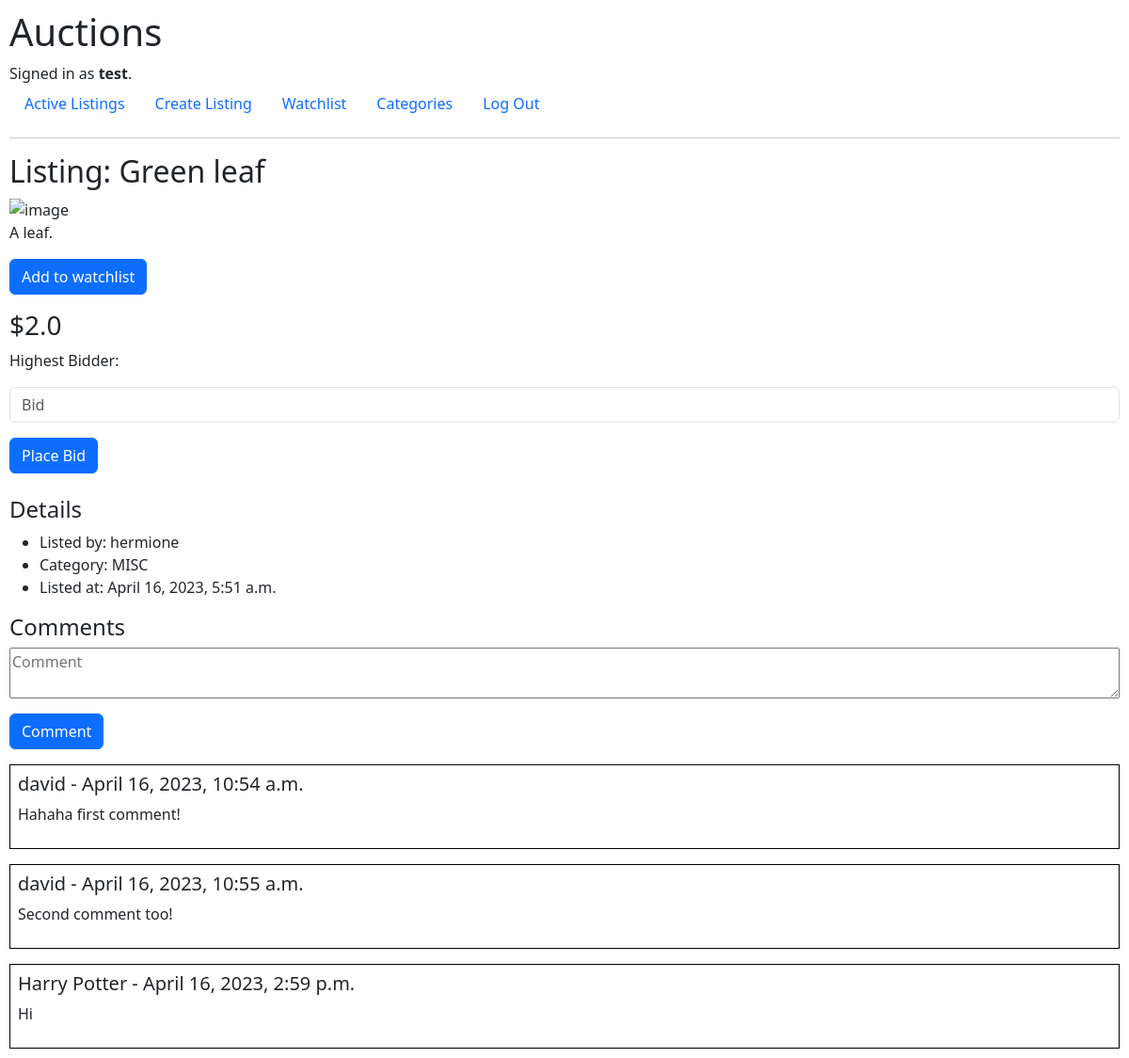
Page /listing/2 (signed in) on the earlier database version.
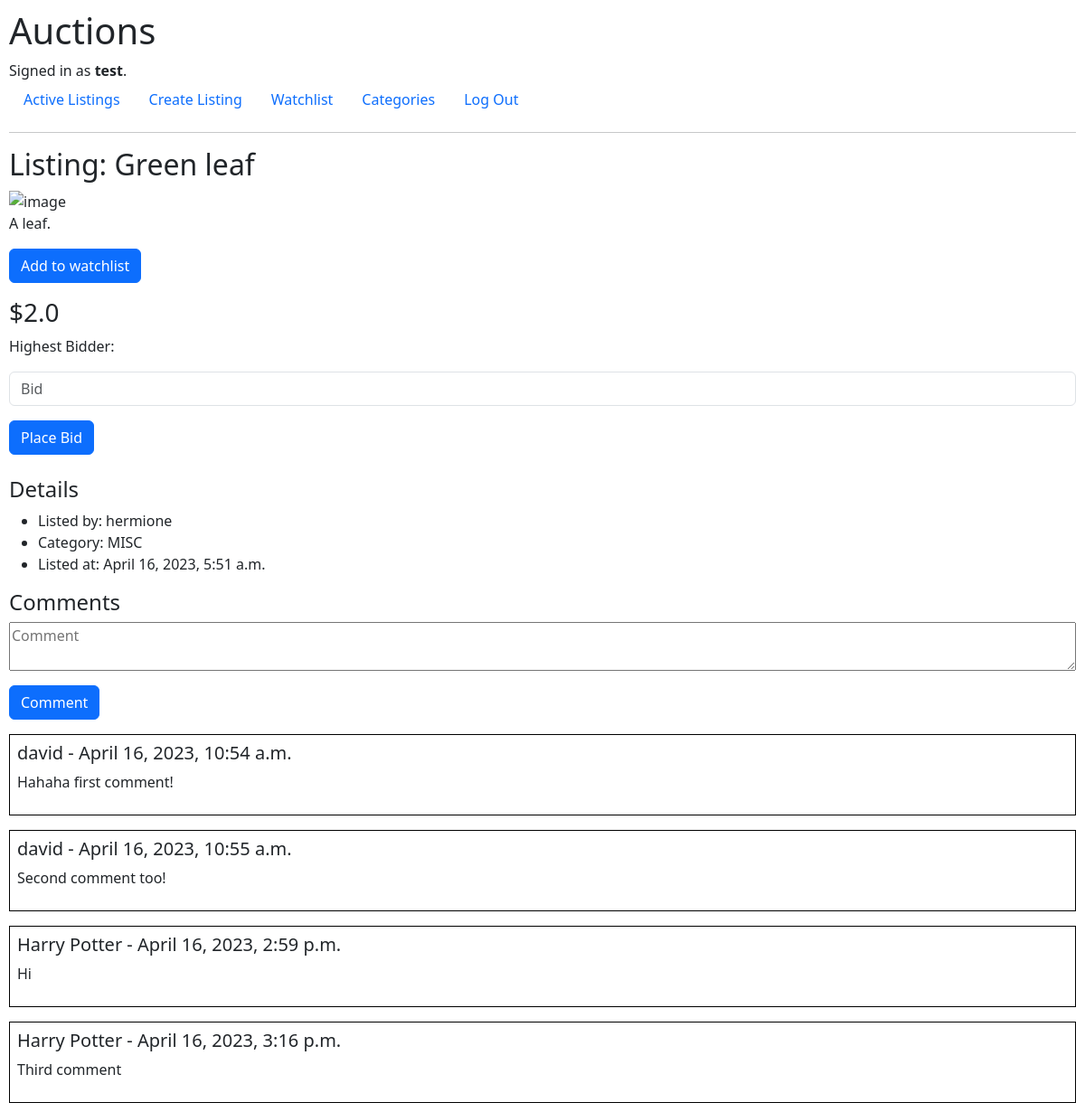
Same page on the later database version.
### auctions/models.py (models this page shows, shortened)
class User(AbstractUser):
    def __str__(self):
        if self.first_name and self.last_name:
            return f"{self.first_name} {self.last_name}"
        else:
            return self.username

class AuctionListing(models.Model):
    CATEGORY_CHOICES = [
        ('NONE', 'No Category Listed'),
        ('FSHN', 'Fashion'),
        ('TOYS', 'Toys'),
        ('ELEC', 'Electronics'),
        ('HOME', 'Home'),
        ('MISC', 'Miscellaneous')
    ]
    title = models.CharField(max_length=128)
    description = models.TextField()
    bid = models.FloatField()
    image_URL = models.TextField(blank=True, null=True)
    lister = models.ForeignKey(User, on_delete=models.CASCADE, related_name='listings', blank=True, null=True)
    category = models.CharField(max_length=64, choices=CATEGORY_CHOICES, default='NONE')
    time_created = models.DateTimeField(auto_now_add=True)
    watchlisted_by = models.ManyToManyField(User, blank=True, related_name="watchlist")
    closed = models.BooleanField(default=False)

class Comment(models.Model):
    commenter = models.ForeignKey(User, on_delete=models.CASCADE, related_name="comments")
    time_commented = models.DateTimeField(auto_now_add=True)
    comment = models.TextField()
    listing = models.ForeignKey(AuctionListing, on_delete=models.CASCADE, related_name="comments", default=None)

### auctions/views.py (the view, shortened to what this page needs)
# urls.py: path("listing/<int:listing_id>", views.listing, name="listing"),
@login_required
def listing(request, listing_id):
    listing = AuctionListing.objects.get(id=listing_id)
    try:
        current_bid = listing.bids.get(bid=listing.bid)
    except Bid.DoesNotExist:
        current_bid = None
    return render(request, "auctions/listing.html", {
        "listing": listing,
        "time_listed": listing.time_created,
        "watchlisted": listing in request.user.watchlist.all(),
        "closed": listing.closed,
        "current_bid": current_bid,
        "comments": listing.comments.all()
    })

### auctions/templates/auctions/listing.html (shortened to what this page needs)
{% extends 'auctions/layout.html' %}
{% block body %}
<h2>Listing: {{ listing.title }}</h2>
{% if listing.image_URL %}
<img style="object-fit: contain; width: 500px; height:300px"
  src="{{ listing.image_URL }}" alt="image">
{% endif %}
<p>{{ listing.description }}</p>
{% if not closed %}
<form action="{% url 'watchlist' %}" method="post">
  {% if not watchlisted %}
  <button type='submit' class='btn btn-primary'>Add to watchlist</button>
  {% else %}
  <button type='submit' class='btn btn-danger'>Remove from watchlist</button>
  {% endif %}
</form>
<h3 class="mt-3">${{ listing.bid }}</h3>
<form action="{% url 'listing' listing.id %}" method="post">
  <p>Highest Bidder: {{ current_bid.bidder }}</p>
  <input type="text" name='bid' placeholder="Bid" class='form-control mb-3'>
  <button type='submit' class='btn btn-primary'>Place Bid</button>
</form>
{% else %}
{% if current_bid.bidder.id == user.id %}
<h3>Auction closed. You win!</h3>
{% else %}
<h3>Auction closed. Winner: {{ current_bid.bidder }}</h3>
{% endif %}
{% endif %}
<h4 class='mt-4'>Details</h4>
<ul>
  <li>Listed by: {{ listing.lister }}</li>
  <li>Category: {{ listing.category }}</li>
  <li>Listed at: {{ time_listed }}</li>
</ul>
<h4>Comments</h4>
<form action="{% url 'add_comment' listing.id %}" method="post">
  <textarea style="display: block; width: 100%;" type="text" name='comment'
    placeholder="Comment"></textarea>
  <button type='submit' class='btn btn-primary mt-3'>Comment</button>
</form>
{% for comment in comments %}
<div style='border: 1px solid black' class='mt-3 p-2'>
  <h5>{{ comment.commenter }} - {{ comment.time_commented }}</h5>
  <p>{{ comment.comment }}</p>
</div>
{% empty %}
<p>No comments yet. Be the first one to comment!</p>
{% endfor %}
{% endblock body %}

### auctions/templates/auctions/layout.html (shortened to what this page needs)
{% load static %}
<!DOCTYPE html>
<html lang="en">
<head>
    <link
        href="https://cdn.jsdelivr.net/npm/bootstrap@5.3.0-alpha3/dist/css/bootstrap.min.css"
        rel="stylesheet"
>
    <link href="{% static 'auctions/styles.css' %}" rel="stylesheet">
</head>
<body>
    <h1>Auctions</h1>
    <div>
        {% if user.is_authenticated %}
        Signed in as <strong>{{ user.username }}</strong>.
        {% else %}
        Not signed in.
        {% endif %}
    </div>
    <ul class="nav">
        <li class="nav-item">
            <a class="nav-link" href="{% url 'index' %}">Active Listings</a>
        </li>
        {% if user.is_authenticated %}
        <li class="nav-item">
            <a class="nav-link" href="{% url 'create_listing' %}">Create
                Listing</a>
        </li>
        <li class="nav-item">
            <a class="nav-link" href="{% url 'watchlist' %}">Watchlist</a>
        </li>
        <li class="nav-item">
            <a class="nav-link" href="{% url 'categories' %}">Categories</a>
        </li>
        <li class="nav-item">
            <a class="nav-link" href="{% url 'logout' %}">Log Out</a>
        </li>
        {% endif %}
    </ul>
    <hr>
    {% block body %}
    {% endblock %}
</body>
</html>

### auctions/static/auctions/styles.css (style rules this page uses)
body { padding: 10px; }

Differences in the rows shown:
added Comment: commenter "Harry Potter", time_commented "April 16, 2023, 3:16 p.m.", comment "Third comment"
